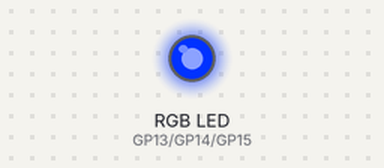
This program was run on a simulated Raspberry Pi Pico running MicroPython. On the bench: an RGB LED mixed from three pins (HIGH = lit). At 0.0 s the program stops and its outputs stay as they are.

Above: at 0.1 s.
Timing chart, 0 to 1.5 s (numbered marks = the images above):
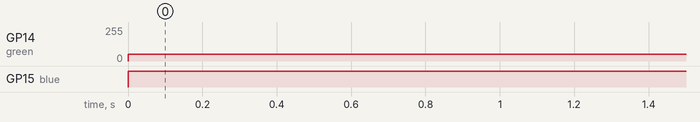

Measured:
- by itself, GP14 (green): 0/255 → 50/255 at 0.00 s
- by itself, GP15 (blue): LOW → HIGH at 0.00 s

The program:

2.9.py
```python
import machine
import utime

#/red, green, and blue are the corresponding pins for power, labeled as PWM for changes in levels of power.
red = machine.PWM(machine.Pin(13))
green = machine.PWM(machine.Pin(14))
blue = machine.PWM(machine.Pin(15))
#/sets frequency of electrical current to 1000 (1ms) for all pins with LEDs attached.
red.freq(1000)
green.freq(1000)
blue.freq(1000)

#/matches color values to duty values because duty is 2^16 and colors are 2^8
def interval_mapping(x, in_min, in_max, out_min, out_max):
    return (x - in_min) * (out_max - out_min) / (in_max - in_min) + out_min
def color_to_duty(rgb_value):
    rgb_value = int(interval_mapping(rgb_value,0,255,0,65535))
    return rgb_value

#/ sets color based on 24bit, 8bit per light, allowing us to set values from 0-255 for all lights, as seen below.
def color_set(red_value,green_value,blue_value):
    red.duty_u16(color_to_duty(red_value))
    green.duty_u16(color_to_duty(green_value))
    blue.duty_u16(color_to_duty(blue_value))

color_set(0,50,255)
```
